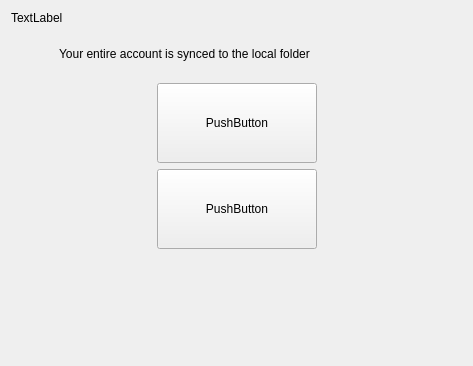
<?xml version="1.0" encoding="UTF-8"?>
<ui version="4.0">
 <class>OwncloudWizardResultPage</class>
 <widget class="QWidget" name="OwncloudWizardResultPage">
  <property name="geometry">
   <rect>
    <x>0</x>
    <y>0</y>
    <width>473</width>
    <height>366</height>
   </rect>
  </property>
  <property name="windowTitle">
   <string>Form</string>
  </property>
  <layout class="QVBoxLayout" name="verticalLayout_3">
   <item>
    <widget class="QLabel" name="topLabel">
     <property name="text">
      <string>TextLabel</string>
     </property>
     <property name="wordWrap">
      <bool>true</bool>
     </property>
    </widget>
   </item>
   <item>
    <layout class="QHBoxLayout" name="horizontalLayout_2">
     <item>
      <spacer name="horizontalSpacer">
       <property name="orientation">
        <enum>Qt::Horizontal</enum>
       </property>
       <property name="sizeType">
        <enum>QSizePolicy::Fixed</enum>
       </property>
       <property name="sizeHint" stdset="0">
        <size>
         <width>48</width>
         <height>20</height>
        </size>
       </property>
      </spacer>
     </item>
     <item>
      <layout class="QVBoxLayout" name="verticalLayout_2">
       <item>
        <layout class="QHBoxLayout" name="horizontalLayout_12"/>
       </item>
       <item>
        <spacer name="verticalSpacer_2">
         <property name="orientation">
          <enum>Qt::Vertical</enum>
         </property>
         <property name="sizeType">
          <enum>QSizePolicy::Fixed</enum>
         </property>
         <property name="sizeHint" stdset="0">
          <size>
           <width>20</width>
           <height>16</height>
          </size>
         </property>
        </spacer>
       </item>
       <item>
        <widget class="QLabel" name="localFolderLabel">
         <property name="text">
          <string>Your entire account is synced to the local folder </string>
         </property>
         <property name="wordWrap">
          <bool>true</bool>
         </property>
        </widget>
       </item>
       <item>
        <spacer name="verticalSpacer_3">
         <property name="orientation">
          <enum>Qt::Vertical</enum>
         </property>
         <property name="sizeType">
          <enum>QSizePolicy::Fixed</enum>
         </property>
         <property name="sizeHint" stdset="0">
          <size>
           <width>20</width>
           <height>16</height>
          </size>
         </property>
        </spacer>
       </item>
       <item>
        <layout class="QHBoxLayout" name="horizontalLayout">
         <item>
          <spacer name="horizontalSpacer_3">
           <property name="orientation">
            <enum>Qt::Horizontal</enum>
           </property>
           <property name="sizeHint" stdset="0">
            <size>
             <width>40</width>
             <height>20</height>
            </size>
           </property>
          </spacer>
         </item>
         <item>
          <layout class="QVBoxLayout" name="verticalLayout">
           <item>
            <widget class="QToolButton" name="pbOpenServer">
             <property name="minimumSize">
              <size>
               <width>160</width>
               <height>80</height>
              </size>
             </property>
             <property name="text">
              <string>PushButton</string>
             </property>
             <property name="toolButtonStyle">
              <enum>Qt::ToolButtonTextUnderIcon</enum>
             </property>
            </widget>
           </item>
           <item>
            <widget class="QToolButton" name="pbOpenLocal">
             <property name="minimumSize">
              <size>
               <width>160</width>
               <height>80</height>
              </size>
             </property>
             <property name="text">
              <string>PushButton</string>
             </property>
             <property name="toolButtonStyle">
              <enum>Qt::ToolButtonTextUnderIcon</enum>
             </property>
            </widget>
           </item>
          </layout>
         </item>
         <item>
          <spacer name="horizontalSpacer_4">
           <property name="orientation">
            <enum>Qt::Horizontal</enum>
           </property>
           <property name="sizeHint" stdset="0">
            <size>
             <width>40</width>
             <height>20</height>
            </size>
           </property>
          </spacer>
         </item>
        </layout>
       </item>
       <item>
        <spacer name="verticalSpacer">
         <property name="orientation">
          <enum>Qt::Vertical</enum>
         </property>
         <property name="sizeHint" stdset="0">
          <size>
           <width>336</width>
           <height>13</height>
          </size>
         </property>
        </spacer>
       </item>
      </layout>
     </item>
     <item>
      <spacer name="horizontalSpacer_2">
       <property name="orientation">
        <enum>Qt::Horizontal</enum>
       </property>
       <property name="sizeType">
        <enum>QSizePolicy::Fixed</enum>
       </property>
       <property name="sizeHint" stdset="0">
        <size>
         <width>48</width>
         <height>20</height>
        </size>
       </property>
      </spacer>
     </item>
    </layout>
   </item>
  </layout>
 </widget>
 <resources/>
 <connections/>
</ui>
